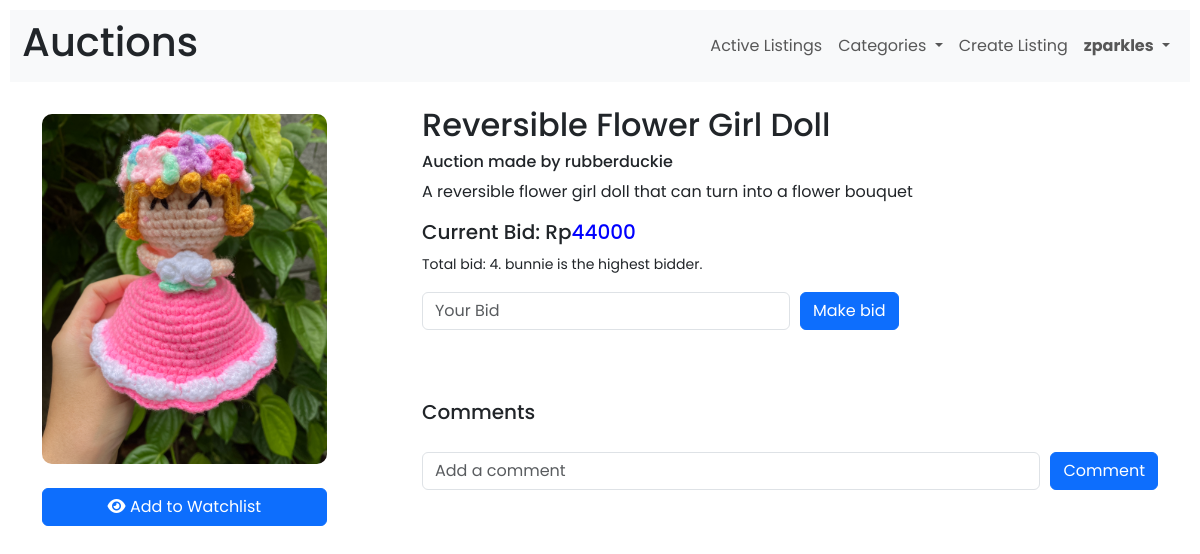
The app's page /3 (signed in) with its own data.
### auctions/models.py (models this page shows, shortened)
class User(AbstractUser):
    pass

class Listings(models.Model):
    category_list = [
        ('Fashion', 'Fashion'),
        ('Toys', 'Toys'),
        ('Electronics', 'Electronics'),
        ('Home', 'Home'),
        ('Others', 'Others')
    ]
    title = models.CharField(max_length=50)
    description = models.TextField()
    current_bid = models.DecimalField(max_digits=12, decimal_places=0)
    image = models.ImageField(null= True, blank=True, upload_to='auctions/images/')
    category = models.CharField(choices=category_list, blank=True, max_length=15)
    author = models.ForeignKey(User, on_delete=models.CASCADE,related_name="posts", default=0)
    status= models.BooleanField(default=True)
    objects = CreateListing()

class Bid(models.Model):
    bid = models.DecimalField(max_digits=12, decimal_places=0)
    bidder = models.ForeignKey(User,on_delete=models.CASCADE, related_name="bid_value", default=0)
    bid_object= models.ForeignKey(Listings,on_delete=models.CASCADE, related_name="bid", default=0)
    winner = models.BooleanField(default= False)
    objects = CreateBid()

### auctions/views.py (the view, shortened to what this page needs)
# urls.py: path("<int:listing_id>", views.listing_page, name="listing"),
def listing_page (request, listing_id):
    post = Listings.objects.get(pk=listing_id)
    bid_exist = Bid.objects.filter(bid_object = listing_id)
    try:
        watchlist = Watchlist.objects.get(item=listing_id)
    except Watchlist.DoesNotExist:
        watchlist = None
    if bid_exist:
        top_bid = Bid.objects.filter(bid_object = listing_id).latest('bid')
        return render(request, "auctions/listing.html", {
            "listing": post,
            "comments": Comment.objects.filter(comment_object = listing_id),
            "top_bid" : top_bid,
            "bid_exist" : bid_exist,
            "watchlist": watchlist
        })
    return render(request, "auctions/listing.html", {
        "listing": post,
        "comments": Comment.objects.filter(comment_object = listing_id),
        "watchlist": watchlist
    })

### auctions/templates/auctions/listing.html (shortened to what this page needs)
{% extends "auctions/layout.html" %}
{% block body %}
<br>
<div class="container">
    <div class="row">
        <div class = "col-4 mt-2">
            <img src="{{listing.image.url}}" alt="listing image" class="image-rounded">
            <br>
            <br>
            {% if not top_bid.winner and user.is_authenticated%}
                {% if user.username == listing.author.username %}
                <a class="btn btn-primary" href="{% url 'close' listing.id %}" role="button" style="width:80%; background-color:red; border-color: red;">Close</a>
                {% elif user.username == watchlist.user.username %}
                <a class="btn btn-secondary" href="{% url 'delete watchlist' listing.id  %}" role="button" style="width:80%; background-color:red; border-color: red;"><i class="fa-solid fa-eye-slash"></i> Remove from Watchlist</a>
                {% else %}
                <a class="btn btn-primary" href="{% url 'watchlist' listing.id  %}" role="button" style="width:80%;"><i class="fa-solid fa-eye"></i> Add to Watchlist</a>
                {% endif %}
            {% endif %}
        </div>
        {% if not top_bid.winner %}
            <div class = "col-8 style="text-align: justify;">
                <h2>{{listing.title}}</h2>
                <h6> Auction made by {{listing.author.username}}</h6>
                <p>{{listing.description}}</p>
                {% if top_bid %}
                <h5>Current Bid: Rp<span style="color: blue">{{top_bid.bid}}</span></h5>
                    {% if top_bid.bidder.username == user.username %}
                    <p><small>Total bid: {{ bid_exist | length}}. You're the highest bidder.</small></p>
                    {% else %}
                    <p><small>Total bid: {{ bid_exist | length}}. {{top_bid.bidder.username}} is the highest bidder.</small></p>
                    {% endif %}
                {% else %}
                    <h5>Starting Bid: Rp<span style="color: blue">{{listing.current_bid}}</span></h5>
                {% endif %}
                {% if user.is_authenticated and user.username != listing.author.username %}
                <form action="{% url 'listing' listing.id %}" method="post" >
                    <div class="form-group form-side">
                        <input class="form-control" type="number" name="bid" placeholder="Your Bid" style="width:50%">
                        <input class="btn btn-primary" type="submit" value="Make bid">
                    </div>
                        <div class="comment-container">
                            <h5>Comments</h5>
                        </div>
                        <div class="form-group form-side">
                            <input class="form-control" type="text" name="comment" placeholder="Add a comment">
                            <input class="btn btn-primary" type="submit" value="Comment">
                        </div>
                    </form>
                    {% endif %}
        {% endif %}
        </div>
    </div>
</div>
{% endblock %}

### auctions/templates/auctions/layout.html (shortened to what this page needs)
{% load static %}
<!DOCTYPE html>
<html lang="en">
    <head>
        <link href="{% static 'auctions/styles.css' %}" rel="stylesheet">
    <link rel="stylesheet" href="https://cdnjs.cloudflare.com/ajax/libs/font-awesome/6.5.1/css/all.min.css" />
        <link href="https://cdn.jsdelivr.net/npm/bootstrap@5.3.2/dist/css/bootstrap.min.css" rel="stylesheet">
    </head>
    <body>
        <nav class="navbar navbar-expand-lg navbar-light bg-light">
            <div class="container-fluid">
            <h1>Auctions</h1>
            <div class="collapse navbar-collapse" id="navbarSupportedContent">
                <ul class="navbar-nav ms-auto mb-2 mb-lg-0">
                    <li class="nav-item">
                        <a class="nav-link" href="{% url 'index' %}">Active Listings</a>
                    </li>
                    <div class="collapse navbar-collapse" id="navbarNavLightDropdown">
                        <li class="nav-item dropdown">
                            <a class="nav-link dropdown-toggle" href="#" role="button" data-bs-toggle="dropdown" aria-expanded="false">
                                Categories
                            </a>
                        </li>
                    </div>
                    {% if user.is_authenticated %}
                    <li class="nav-item">
                        <a class="nav-link" href="{% url 'create' %}">Create Listing</a>
                    </li>
                    <div class="collapse navbar-collapse" id="navbarNavLightDropdown">
                        <li class="nav-item dropdown">
                            <a class="nav-link dropdown-toggle" href="#" role="button" data-bs-toggle="dropdown" aria-expanded="false">
                                <strong>{{ user.username }}</strong>
                            </a>
                        </li>
                    </div>
                    {% endif %}
                </ul>
            </div>
            </div>
          </nav>
        {% block body %}
        {% endblock %}
    </body>
</html>

### auctions/static/auctions/styles.css (style rules this page uses)
body { padding: 10px; font-family: 'Poppins' !important; }
.form-group { margin-bottom: 20px!important; }
.comment-container { padding-top: 50px!important; padding-bottom: 20px!important; }
.image-rounded { border-radius: 10px!important; width: 80%; height: 350px; object-fit: cover; }
.form-side { display: flex; justify-content: flex-start; align-items: center; gap: 10px; }

### records on screen
User: username "zparkles"
Listings: image (picture), title "Reversible Flower Girl Doll", author.username "rubberduckie", description "A reversible flower girl doll that can turn into a flower bouquet"
Bid: bid "44000", bidder.username "bunnie"

### other values on screen
{{ bid_exist | length }} "4"
